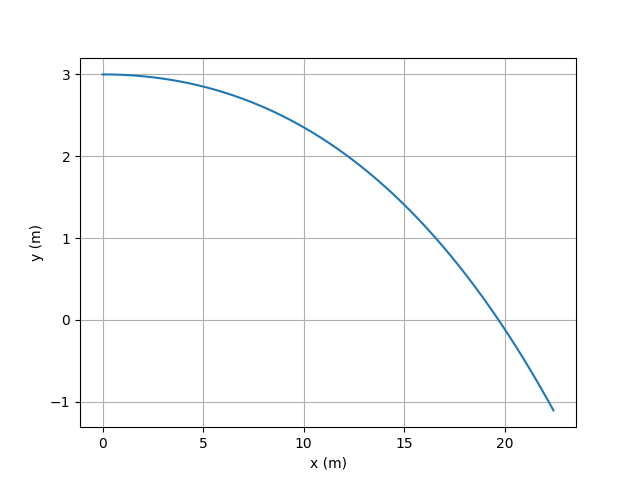

Generate this figure with Python:
import numpy as np
import matplotlib.pyplot as plt


# parámetros e condições iniciais
tf = 1
t0 = 0.0

x0 = 0
y0 = 3
z0 = 0

v0x = 30
v0y = 0
v0z = 0
g = 9.80
vt = 20
dres=g/vt**2

w = 0
m = 0.057
ro_ar = 1.225
raio = 0.034
area = np.pi*raio**2
f_magnus = 0.5 * area * ro_ar * raio


for dt in [0.1,0.01,0.001,0.0001,0.00001]:			# experimentar várias passos de tempo

    # criar variáveis
    n2=int((tf-t0)/dt+0.1)	# +0.1 para garantir não arredondar para baixo
    t2=np.zeros(n2+1)		    # n+1 elementos; último índice n

    x2=np.zeros(n2+1)
    y2=np.zeros(n2+1)
    z2=np.zeros(n2+1)

    vx2=np.zeros(n2+1)
    vy2=np.zeros(n2+1)
    vz2=np.zeros(n2+1)

    ax2=np.zeros(n2+1)
    ay2=np.zeros(n2+1)
    az2=np.zeros(n2+1)
    
    # valores iniciais
    t2[0]=t0
    x2[0]=x0
    y2[0]=y0
    z2[0]=z0
    vx2[0]=v0x
    vy2[0]=v0y
    vz2[0]=v0z
    
    # método de Euler com resistência do ar e força de Magnus
    for i in range(n2):
        t2[i+1] = t2[i]+dt
        vv = np.sqrt(vx2[i]**2 + vy2[i]**2 + vz2[i]**2)

        ax2[i] = -dres*vv*vx2[i]
        ay2[i] = -g-dres*vv*vy2[i] 
        az2[i] = 0

        vx2[i+1] = vx2[i]+ax2[i]*dt  
        vy2[i+1] = vy2[i]+ay2[i]*dt
        vz2[i+1] = vz2[i]+az2[i]*dt         

        x2[i+1] = x2[i]+vx2[i]*dt  
        y2[i+1] = y2[i]+vy2[i]*dt
        z2[i+1] = z2[i]+vz2[i]*dt


    for j in range(n2):
        if (12 < x2[j] < 18.4) and (y2[j] > 1) and y2[j]*y2[j+1] < 0:
            print("O serviço para dt", dt, "É válido!")
            print(f"x: {x2[j]:.5f} m \ty: {y2[j]:.5f} m \tt {t2[j]:.5f} s")
            break
    else:
        print("O serviço para dt", dt, "Não é válido")

for j in range(n2):
    if y2[j]*y2[j+1] < 0:
        print(f"Alcance máximo: {x2[j]:.2f} m no instante {t2[j]:.2f} s")
        break

plt.xlabel("x (m)")
plt.ylabel("y (m)")
plt.plot(x2,y2)
plt.grid()
plt.show()
